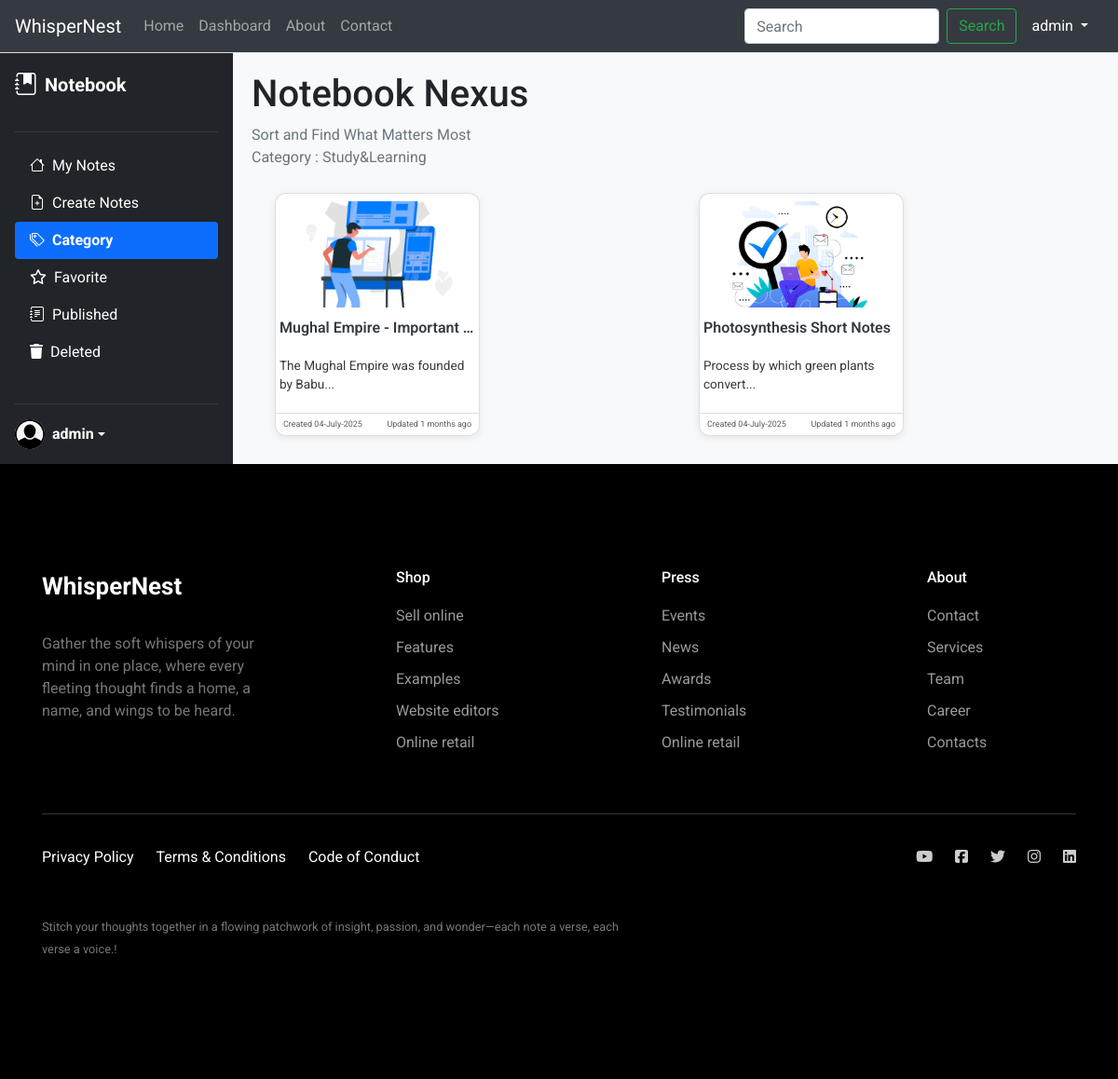
The page /category/3 (signed in) on the database its author committed.
### app/models.py (models this page shows)
class User(db.Model, UserMixin):
    id = db.Column(db.Integer, primary_key=True)
    username = db.Column(db.String(150), unique=True, nullable=False)
    name = db.Column(db.String(200), unique=True, nullable=False)
    email = db.Column(db.String(150), unique=True, nullable=False)
    image_file = db.Column(db.String(120), nullable=True)
    password = db.Column(db.String(256), nullable=False)

class Category(db.Model):
    id = db.Column(db.Integer, primary_key=True)
    name = db.Column(db.String(100), unique=True, nullable=False)
    image_file = db.Column(db.String(120), nullable=True)

class Note(db.Model):
    id = db.Column(db.Integer, primary_key=True)
    title = db.Column(db.String(200), nullable=False)
    content = db.Column(db.Text, nullable=False)
    image_file = db.Column(db.String(120), nullable=True)
    created_at = db.Column(db.DateTime, default=datetime.utcnow)
    updated_at = db.Column(db.DateTime, default=datetime.utcnow)
    user_id = db.Column(db.Integer, db.ForeignKey('user.id'), nullable=False)
    user = db.relationship('User', backref='notes')
    category_id = db.Column(db.Integer, db.ForeignKey('category.id'))
    category = db.relationship('Category', backref='notes')
    favorite = db.Column(db.Boolean, default=False)
    status = db.Column(db.Boolean, default=False)
    publish = db.Column(db.Boolean, default=False)
    @property
    def time_since_created(self):
        delta = datetime.utcnow() - self.updated_at
        seconds = delta.total_seconds()
        if seconds < 60:
            return f"{int(seconds)} seconds ago"
        elif seconds < 3600:
            return f"{int(seconds // 60)} minutes ago"
        elif seconds < 86400:
            return f"{int(seconds // 3600)} hours ago"
        elif seconds < 2592000:
            return f"{int(seconds // 86400)} days ago"
        else:
            return f"{int(seconds // 2592000)} months ago"

### app/routes.py (the view)
@main.route('/category/<int:cat_id>')
def category_notes(cat_id):
    notes = Note.query.filter_by(user_id=current_user.id, category_id=cat_id, status=True).all()
    category_name = Category.query.filter_by(id=cat_id).first()
    all_category = Category.query.all()
    return render_template("dashboard.html", notes=notes, all_category=all_category, category_name=category_name,
                           view_type="category")

### app/__init__.py (called while the page is built)
def create_app():
    app = Flask(__name__)
    app.config.from_object(Config)
    db.init_app(app)
    migrate = Migrate(app, db)
    login_manager.init_app(app)
    from .models import User  # <-- required here too
    @login_manager.user_loader
    def load_user(user_id):
        return User.query.get(int(user_id))
    from .routes import main
    app.register_blueprint(main)
    return app

### app/templates/dashboard.html (shortened to what this page needs)
{% extends 'base.html' %}
{% block content %}
<div class="d-flex dashboard-main">
    <div class="sidebar d-flex flex-column p-3">
        <a href="/" class="d-flex align-items-center mb-3 text-white text-decoration-none">
            <i class="bi bi-journal-bookmark-fill fs-4 me-2"></i>
            <span class="fs-5 fw-bold">Notebook</span>
        </a>
        <hr style="border-color: gray;">
        <ul class="nav nav-pills flex-column mb-auto">
            <li><a href="{{ url_for('main.dashboard') }}" class="nav-link {% if view_type == 'all' %}active{% endif %}"><i class="bi bi-house me-2"></i>My
                Notes</a></li>
            <li><a href="{{ url_for('main.create_note') }}" class="nav-link"><i
                    class="bi bi-file-earmark-plus me-2"></i>Create Notes</a></li>
            <li>
                <a data-bs-toggle="collapse" href="#homeSubmenu" role="button" aria-expanded="false" class="nav-link {% if view_type == 'category' %}active{% endif %}">
                    <i class="bi bi-tags me-2"></i>Category
                </a>
            </li>
            <li><a href="{{ url_for('main.favorite_notes') }}" class="nav-link {% if view_type == 'favorites' %}active{% endif %}"><i class="fa-regular fa-star me-2"></i>Favorite</a></li>
            <li><a href="{{ url_for('main.published_notes') }}" class="nav-link {% if view_type == 'published' %}active{% endif %}"><i class="bi bi-journal-text me-2"></i>Published</a></li>
            <li><a href="{{ url_for('main.deleted_notes') }}" class="nav-link {% if view_type == 'deleted' %}active{% endif %}"><i class="fa-solid fa-trash me-2"></i>Deleted</a></li>
        </ul>
        <hr style="border-color: gray;">
        <div class="dropdown">
            <a href="#" class="d-flex align-items-center text-white text-decoration-none dropdown-toggle"
               data-bs-toggle="dropdown">
                {% if current_user.image_file %}
                <img src="{{ url_for('static', filename='profile/' ~ current_user.image_file) }}" alt="" width="32" height="32" class="rounded-circle me-2">
                {% else %}
                <img src="{{ url_for('static', filename='profile/user.png') }}" alt="" width="32" height="32" class="rounded-circle me-2">
                {% endif %}
                <strong>{{current_user.username}}</strong>
            </a>
        </div>
    </div>
    <div class="main-content">
        <h1>Notebook Nexus</h1>
        <p class="text-muted">
            {% if view_type == 'all' %} NotesTake good notes from now on
            {% elif view_type == 'category' %} Sort and Find What Matters Most<br>Category : {{category_name.name}}
            {% elif view_type == 'favorites' %} Quick Access to What You Cherish Most
            {% elif view_type == 'published' %} Your Public Thoughts, Open to All
            {% elif view_type == 'deleted' %} Recently Removed, Not Yet Forgotten
            {% endif %}
        </p>
        <div class="d-flex flex-wrap">
            {% for note in notes %}
            <div class="col note-card">
                    <div class="card h-auto dashboard-cards">
                <a class="text-decoration-none text-dark" href="{{ url_for('main.view_note', note_id=note.id) }}">
                        {% if note.image_file %}
                        <img class="thumb card-img-top p-2"
                             src="{{ url_for('static', filename='uploads/' ~ note.image_file) }}"
                             alt="note image">
                        {% else %}
                        <img class="thumb card-img-top p-2"
                             src="{{ url_for('static', filename='uploads/' ~ note.category.image_file) }}"
                             alt="note image">
                        {% endif %}
                        <div class="card-body p-1 mb-0">
                            <h5 class="card-title">{{note.title}}</h5>
                            <p class="card-text">{{note.content[:40] | safe }}...</p>
                        </div>
                        <div class="card-footer d-flex position-relative">
                            <small class="text-body-secondary">Created {{note.created_at.strftime('%d-%B-%Y')}}</small>
                            <small class="text-body-secondary position-absolute end-0 me-2">Updated {{
                                note.time_since_created
                                }}</small>
                        </div>
                </a>
                    </div>
            </div>
            {% endfor %}
        </div>
    </div>
</div>
{% endblock %}

### app/templates/header.html (shortened to what this page needs)
<nav class="navbar navbar-expand-lg navbar bg-dark border-bottom border-body" data-bs-theme="dark">
    <div class="container-fluid">
        <a class="navbar-brand" href="{{ url_for('main.home') }}">WhisperNest</a>
        <div class="collapse navbar-collapse" id="navbarSupportedContent">
            <ul class="navbar-nav me-auto mb-2 mb-lg-0">
                <li class="nav-item">
                    <a class="nav-link {% if request.endpoint == 'main.home' %}active{% endif %}" aria-current="page" href="{{ url_for('main.home') }}">Home</a>
                </li>
                <li class="nav-item">
                    <a class="nav-link {% if request.endpoint == 'main.dashboard' %}active{% endif %}" href="{{ url_for('main.dashboard') }}">Dashboard</a>
                </li>
                <li class="nav-item">
                    <a class="nav-link {% if request.endpoint == 'main.about' %}active{% endif %}" href="#">About</a>
                </li>
                <li class="nav-item">
                    <a class="nav-link {% if request.endpoint == 'main.contact' %}active{% endif %}" href="{{ url_for('main.contact') }}">Contact</a>
                </li>
            </ul>
            <form class="d-flex" role="search">
                <input class="form-control me-2" type="search" placeholder="Search" aria-label="Search"/>
                <button class="btn btn-outline-success" type="submit">Search</button>
            </form>
            {% if current_user.is_authenticated %}
            <div class="nav-item dropdown">
                <a class="nav-link dropdown-toggle text-white" href="#" role="button" data-bs-toggle="dropdown"
                   aria-expanded="false">
                    {{current_user.username}}
                </a>
            </div>
            {% endif %}
        </div>
    </div>
</nav>

### app/static/css/style.css (style rules this page uses)
.container-fluid { padding-left: 0 !important; padding-right: 0 !important; }
body { margin: 0; }
.dashboard-main { border-radius: 12px; box-shadow: 0 2px 8px rgba(0, 0, 0, 0.08); }
.dashboard-cards { width: 220px; height: 310px; overflow: hidden; font-size: 0.85rem; border-radius: 12px; box-shadow: 0 2px 8px rgba(0, 0, 0, 0.08); transition: transform 0.2s; }
.dashboard-cards .card-img-top.thumb { width: 100%; height: 130px; object-fit: cover; border-radius: 8px 8px 0 0; }
.dashboard-cards .card-body { padding: 10px; text-align: left; }
.dashboard-cards .card-title { font-size: 1rem; font-weight: 600; margin-bottom: 0.3rem; white-space: nowrap; overflow: hidden; text-overflow: ellipsis; }
.dashboard-cards .card-text { font-size: 0.8rem; line-height: 1.2; max-height: 36px; overflow: hidden; text-overflow: ellipsis; }
.dashboard-cards .card-footer { font-size: 0.7rem; padding: 0.3rem 0.5rem; background-color: transparent; border-top: 1px solid #ddd; display: flex; justify-content: space-between; color: #6c757d; }
body { margin: 0; display: flex; min-height: 100vh; overflow-x: hidden; }
.sidebar { min-width: 250px; max-width: 250px; background-color: #212529; color: white; flex-shrink: 0; }
.sidebar .nav-link { color: #fff; font-size: 16px; }
.sidebar .nav-link.active { background-color: #0d6efd; color: #fff; }
.main-content { flex-grow: 1; padding: 20px; background-color: #f8f9fa; }
.note-card { margin: 10px; }
.nav-link.active { background-color: #0d6efd; color: white; font-weight: bold; }

### app/static/css/contact.css (style rules this page uses)
* { box-sizing: border-box; }
ul { list-style: none; padding: 0; }

### app/static/css/footer.css (style rules this page uses)
body { font-family: "Roboto", -apple-system, BlinkMacSystemFont, "Segoe UI", Roboto, "Helvetica Neue", Arial, "Noto Sans", sans-serif, "Apple Color Emoji", "Segoe UI Emoji", "Segoe UI Symbol", "Noto Color Emoji"; }
h1, h2, h3, h4, h5, h6, .h1, .h2, .h3, .h4, .h5, .h6 { font-family: "Roboto", -apple-system, BlinkMacSystemFont, "Segoe UI", Roboto, "Helvetica Neue", Arial, "Noto Sans", sans-serif, "Apple Color Emoji", "Segoe UI Emoji", "Segoe UI Symbol", "Noto Color Emoji"; }
a { -webkit-transition: .3s all ease; -o-transition: .3s all ease; transition: .3s all ease; }
a, a:hover { text-decoration: none !important; }

### rows shown on the page
User: username "admin"
Category: name "Study&Learning"
Note: image_file (picture), title "Mughal Empire - Important…", content "The Mughal Empire was founded by Babu", created_at "04-July-2025", time_since_created "1 months ago"
Note: image_file (picture), title "Photosynthesis Short Notes", content "Process by which green plants convert", created_at "04-July-2025", time_since_created "1 months ago"
